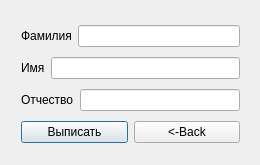
<?xml version="1.0" encoding="UTF-8"?>
<ui version="4.0">
 <class>FIO</class>
 <widget class="QDialog" name="FIO">
  <property name="geometry">
   <rect>
    <x>0</x>
    <y>0</y>
    <width>260</width>
    <height>165</height>
   </rect>
  </property>
  <property name="windowTitle">
   <string>Выписать пациента по ФИО</string>
  </property>
  <widget class="QWidget" name="layoutWidget">
   <property name="geometry">
    <rect>
     <x>21</x>
     <y>21</y>
     <width>219</width>
     <height>128</height>
    </rect>
   </property>
   <layout class="QVBoxLayout" name="verticalLayout">
    <item>
     <layout class="QHBoxLayout" name="horizontalLayout">
      <item>
       <widget class="QLabel" name="label">
        <property name="text">
         <string>Фамилия</string>
        </property>
       </widget>
      </item>
      <item>
       <widget class="QLineEdit" name="surName"/>
      </item>
     </layout>
    </item>
    <item>
     <layout class="QHBoxLayout" name="horizontalLayout_2">
      <item>
       <widget class="QLabel" name="label_2">
        <property name="text">
         <string>Имя</string>
        </property>
       </widget>
      </item>
      <item>
       <widget class="QLineEdit" name="name"/>
      </item>
     </layout>
    </item>
    <item>
     <layout class="QHBoxLayout" name="horizontalLayout_3">
      <item>
       <widget class="QLabel" name="label_3">
        <property name="text">
         <string>Отчество</string>
        </property>
       </widget>
      </item>
      <item>
       <widget class="QLineEdit" name="secondName"/>
      </item>
     </layout>
    </item>
    <item>
     <layout class="QHBoxLayout" name="horizontalLayout_4">
      <item>
       <widget class="QPushButton" name="delButton">
        <property name="text">
         <string>Выписать</string>
        </property>
       </widget>
      </item>
      <item>
       <widget class="QPushButton" name="backButton">
        <property name="text">
         <string>&lt;-Back</string>
        </property>
       </widget>
      </item>
     </layout>
    </item>
   </layout>
  </widget>
 </widget>
 <resources/>
 <connections/>
</ui>
